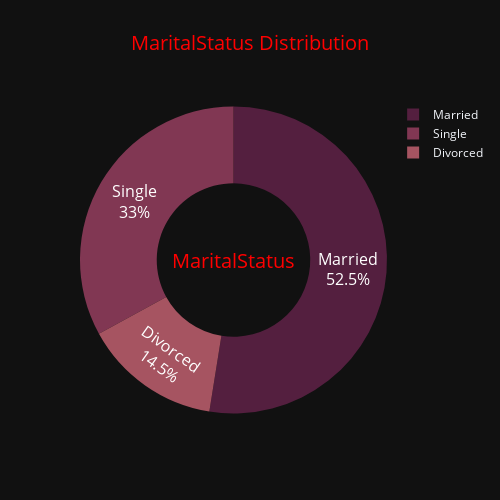

This figure's notebook cell:
### Code cell
fig = px.pie(data, title="MaritalStatus Distribution",names="MaritalStatus", color_discrete_sequence=px.colors.sequential.Brwnyl_r)
fig.update_traces(hole=.5, hoverinfo="label+percent+name",textinfo='percent+label', textfont_size=16)
fig.update_layout(
    title_x=0.5,
    title_font=dict(size=20, color='red'), 
    template="plotly_dark",  
    width=500,              
    height=500 
)
fig.add_annotation(
    text="MaritalStatus",
    showarrow=False,
    font=dict(size=20, color="red"), 
    xref="paper", yref="paper",
    x=0.5, y=0.5 
)
fig.show()

### Figure 1 — Plotly figure (JSON) as saved in the notebook; plotly's stock layout.template omitted (floating-point values rounded to 4 significant figures; data arrays with more than 128 entries replaced by an {"elided": "..."} marker saying what was removed)
{"data": [{"domain": {"x": [0, 1], "y": [0, 1]}, "hole": 0.5, "hoverinfo": "label+percent+name", "hovertemplate": "MaritalStatus=%{label}<extra></extra>", "labels": {"elided": "3774 str values"}, "legendgroup": "", "name": "", "showlegend": true, "textfont": {"size": 16}, "textinfo": "percent+label", "type": "pie"}], "layout": {"annotations": [{"font": {"color": "red", "size": 20}, "showarrow": false, "text": "MaritalStatus", "x": 0.5, "xref": "paper", "y": 0.5, "yref": "paper"}], "height": 500, "legend": {"tracegroupgap": 0}, "piecolorway": ["rgb(84, 31, 63)", "rgb(129, 55, 83)", "rgb(166, 84, 97)", "rgb(193, 118, 111)", "rgb(211, 156, 131)", "rgb(224, 194, 162)", "rgb(237, 229, 207)"], "title": {"font": {"color": "red", "size": 20}, "text": "MaritalStatus Distribution", "x": 0.5}, "width": 500}}
